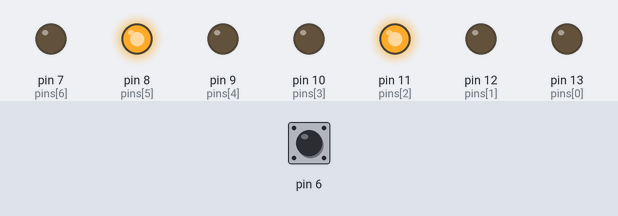
A sketch run on a simulated Arduino Uno, built with avr-gcc and run on an emulated ATmega328P. On the bench: output pins drawn as LEDs (lit = HIGH). The inputs (shaded band) are chosen by the test bench; at power-on: pin 6 HIGH.

Above: at 2.8 s.
2.9 s: pin 6 pulled LOW for 1.2 s
At 4.2 s:
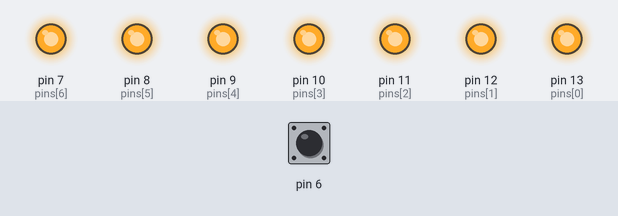
At 5.7 s:
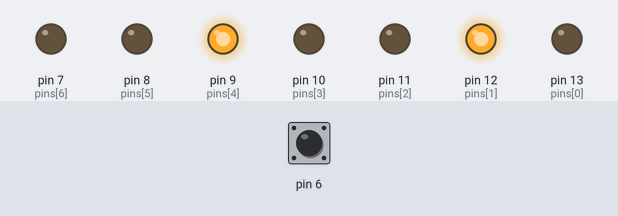
8.2 s: pin 6 pulled LOW for 3.2 s
At 12.8 s:
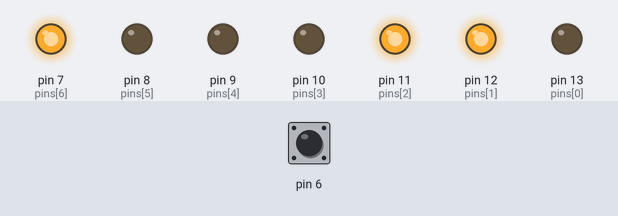
Timing chart, 0 to 33.8 s (numbered marks = the images above; inputs shaded):
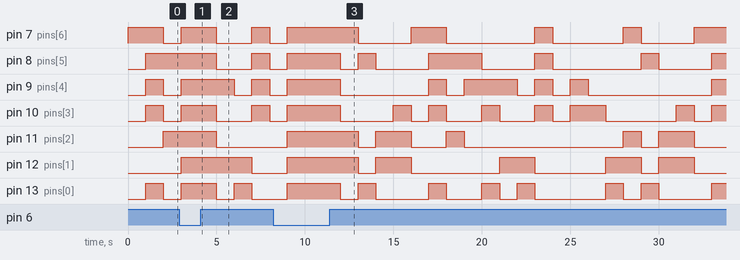

Measured:
- after the input at 2.9 s, pin 11 (pins[2]): HIGH → LOW after 2.1 s instead of 0.10 s

The sketch:

sketch_apr29a.ino
```cpp
// C++ code
//

byte btn;
byte pins[7] = {13,12,11,10,9,8,7};
byte show[17][7]=
{
    {0,0,0,0,0,0,1},//0
    {1,0,0,1,1,1,1},//1
    {0,0,1,0,0,1,0},//2
    {0,0,0,0,1,1,0},//3
    {1,0,0,1,1,0,0},//4
    {0,1,0,0,1,0,0},//5
    {1,1,0,0,0,0,0},//6
    {0,0,0,1,1,1,1},//7
    {0,0,0,0,0,0,0},//8
    {0,0,0,1,1,0,0},//9
    {0,0,0,1,0,0,0},//A
    {1,1,0,0,0,0,0},//b
    {0,1,1,0,0,0,1},//C
    {1,0,0,0,0,1,0},//d
    {0,1,1,0,0,0,0},//E
    {0,1,1,1,0,0,0},//F
    {1,1,1,1,1,1,1},//X
};

void setup()
{

  for(byte i = 0;i<7;++i)
  {
    pinMode(pins[i],OUTPUT);
  }
  pinMode(6, INPUT_PULLUP);
}

void loop()
{
  for(byte i = 0;i < 16;i++)
  {
    btn = digitalRead(6);
    if(btn == LOW)
  {
      for(byte j = 0; j < 7;j++)
        {
          digitalWrite(pins[j],1);
        }
  }else
    {
      for(byte j = 0; j < 7;j++)
        {
          digitalWrite(pins[j],show[i][j]);
        }
    }
    delay(1000);
  }
}
```
